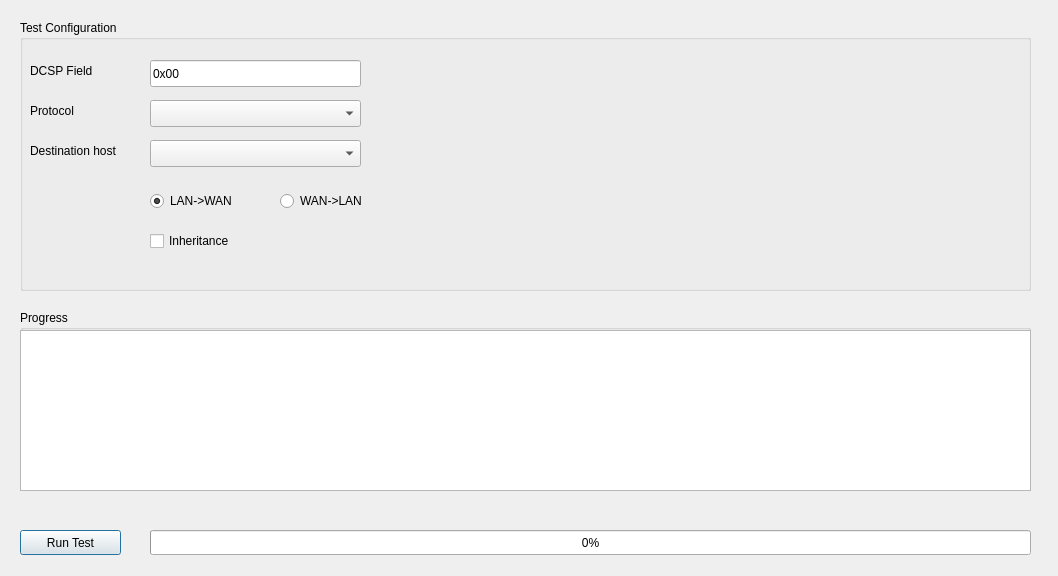
<?xml version="1.0" encoding="UTF-8"?>
<ui version="4.0">
 <class>Dialog</class>
 <widget class="QDialog" name="Dialog">
  <property name="geometry">
   <rect>
    <x>0</x>
    <y>0</y>
    <width>1058</width>
    <height>576</height>
   </rect>
  </property>
  <property name="windowTitle">
   <string>Dialog</string>
  </property>
  <widget class="QPushButton" name="pushButton">
   <property name="geometry">
    <rect>
     <x>20</x>
     <y>530</y>
     <width>101</width>
     <height>25</height>
    </rect>
   </property>
   <property name="text">
    <string>Run Test</string>
   </property>
  </widget>
  <widget class="QProgressBar" name="progressBar">
   <property name="geometry">
    <rect>
     <x>150</x>
     <y>530</y>
     <width>881</width>
     <height>25</height>
    </rect>
   </property>
   <property name="value">
    <number>0</number>
   </property>
  </widget>
  <widget class="QGroupBox" name="groupBox">
   <property name="geometry">
    <rect>
     <x>20</x>
     <y>20</y>
     <width>1011</width>
     <height>271</height>
    </rect>
   </property>
   <property name="title">
    <string>Test Configuration</string>
   </property>
   <widget class="QLabel" name="label">
    <property name="geometry">
     <rect>
      <x>10</x>
      <y>40</y>
      <width>91</width>
      <height>21</height>
     </rect>
    </property>
    <property name="text">
     <string>DCSP Field</string>
    </property>
   </widget>
   <widget class="QLabel" name="label_2">
    <property name="geometry">
     <rect>
      <x>10</x>
      <y>80</y>
      <width>71</width>
      <height>21</height>
     </rect>
    </property>
    <property name="text">
     <string>Protocol</string>
    </property>
   </widget>
   <widget class="QLineEdit" name="lineEdit">
    <property name="geometry">
     <rect>
      <x>130</x>
      <y>40</y>
      <width>211</width>
      <height>27</height>
     </rect>
    </property>
    <property name="text">
     <string>0x00</string>
    </property>
   </widget>
   <widget class="QComboBox" name="traffic_type">
    <property name="geometry">
     <rect>
      <x>130</x>
      <y>80</y>
      <width>211</width>
      <height>27</height>
     </rect>
    </property>
   </widget>
   <widget class="QLabel" name="label_3">
    <property name="geometry">
     <rect>
      <x>10</x>
      <y>120</y>
      <width>121</width>
      <height>21</height>
     </rect>
    </property>
    <property name="text">
     <string>Destination host</string>
    </property>
   </widget>
   <widget class="QComboBox" name="dest_host">
    <property name="geometry">
     <rect>
      <x>130</x>
      <y>120</y>
      <width>211</width>
      <height>27</height>
     </rect>
    </property>
   </widget>
   <widget class="QRadioButton" name="radioButton">
    <property name="geometry">
     <rect>
      <x>130</x>
      <y>170</y>
      <width>117</width>
      <height>22</height>
     </rect>
    </property>
    <property name="text">
     <string>LAN-&gt;WAN</string>
    </property>
    <property name="checked">
     <bool>true</bool>
    </property>
   </widget>
   <widget class="QRadioButton" name="radioButton_2">
    <property name="geometry">
     <rect>
      <x>260</x>
      <y>170</y>
      <width>117</width>
      <height>22</height>
     </rect>
    </property>
    <property name="text">
     <string>WAN-&gt;LAN</string>
    </property>
   </widget>
   <widget class="QCheckBox" name="checkBox">
    <property name="geometry">
     <rect>
      <x>130</x>
      <y>210</y>
      <width>111</width>
      <height>22</height>
     </rect>
    </property>
    <property name="text">
     <string>Inheritance</string>
    </property>
   </widget>
  </widget>
  <widget class="QGroupBox" name="groupBox_2">
   <property name="geometry">
    <rect>
     <x>20</x>
     <y>310</y>
     <width>1011</width>
     <height>181</height>
    </rect>
   </property>
   <property name="title">
    <string>Progress</string>
   </property>
   <widget class="QTextBrowser" name="textBrowser">
    <property name="geometry">
     <rect>
      <x>0</x>
      <y>20</y>
      <width>1011</width>
      <height>161</height>
     </rect>
    </property>
   </widget>
  </widget>
 </widget>
 <resources/>
 <connections/>
</ui>
